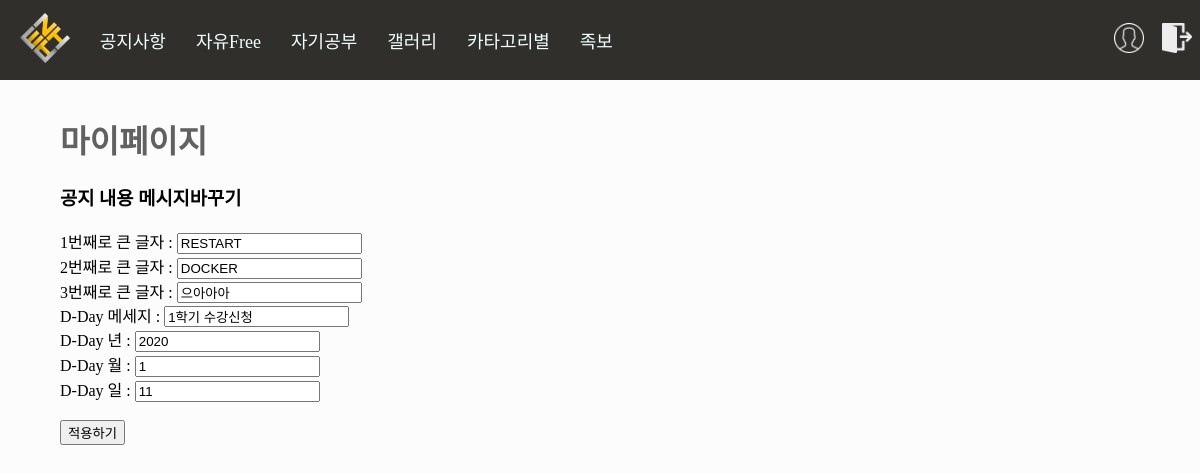
/account/main_message/ (signed in), run on an earlier commit of the app's database.
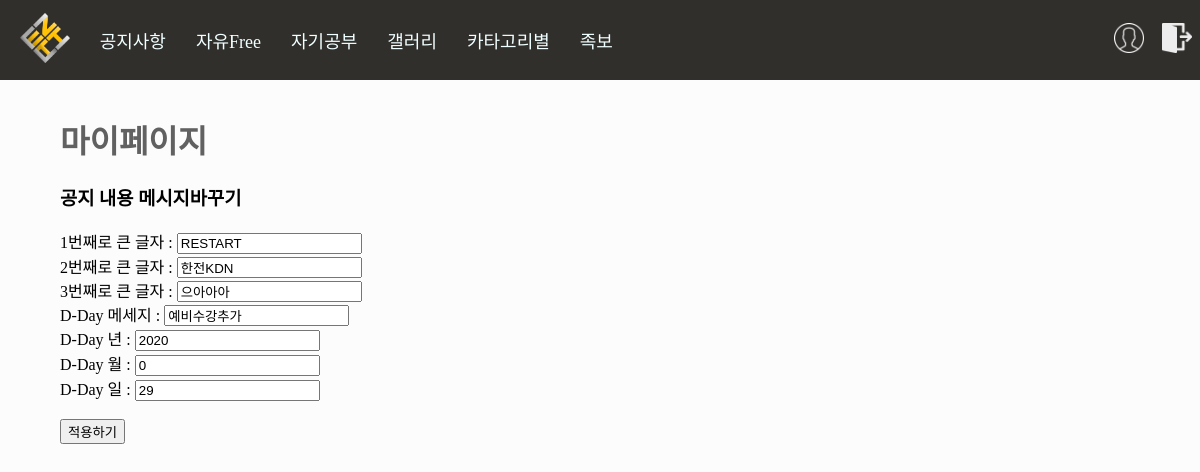
And on a later commit of the database.
### account/models.py (models this page shows, shortened)
class Main_Message(models.Model): #메인페이지에 있는 영어들 관리자가 직접 수정할 수 있도록 만들기 위해서 만든 것!
    big_message = models.TextField(max_length=30)
    middle_message = models.TextField(max_length=30)
    low_message = models.TextField(max_length=30)
    d_day_message = models.TextField(max_length=30)
    d_day_year = models.CharField(max_length=30)
    d_day_month = models.CharField(max_length=30)
    d_day_day = models.CharField(max_length=30)

### account/views.py (the view, shortened to what this page needs)
# urls.py: path('main_message/', views.main_message, name='main_message'),
@login_required(login_url='/account/login/')
def main_message(request):
    profile = Profile.objects.get(user__username=request.user)
    if profile.UserType == "99" or profile.UserType == "98":
        Main_Message_Show = Main_Message.objects.get(id=1)
        content={
            "big_message":Main_Message_Show.big_message,
            "middle_message":Main_Message_Show.middle_message,
            "low_message":Main_Message_Show.low_message,
            "d_day_message":Main_Message_Show.d_day_message,
            "d_day_year":Main_Message_Show.d_day_year,
            "d_day_month":Main_Message_Show.d_day_month,
            "d_day_day":Main_Message_Show.d_day_day
        }
        return render(request, "main_message.html", content)
    else:
        return redirect("/account/mypage/")

### account/templates/main_message.html (shortened to what this page needs)
{%extends 'base.html'%}
{%block contents%}
<div style="margin:3% 5%; height:55%;">
    <h1><a href="../mypage/">마이페이지</a></h1>
    <h3>공지 내용 메시지바꾸기</h3>
<form method="POST" action="{%url 'main_message'%}">
    1번째로 큰 글자 : <input type="text" name="big_message" value="{{big_message}}" required/><br>
    2번째로 큰 글자 : <input type="text" name="middle_message" value="{{middle_message}}" required/><br>
    3번째로 큰 글자 : <input type="text" name="low_message" value="{{low_message}}" required/><br>
    D-Day 메세지 : <input type="text" name="d_day_message" value="{{d_day_message}}" required/><br>
    D-Day 년 : <input type="text" name="d_day_year" value="{{d_day_year}}" required/><br>
    D-Day 월 : <input type="text" name="d_day_month" value="{{d_day_month}}" required/><br>
    D-Day 일 : <input type="text" name="d_day_day" value="{{d_day_day}}" required/><br><br>
    <input type="submit" value="적용하기">
</form>
</div>
{%endblock%}

What changed in the data, as far as the page shows it:
changed Main_Message "RESTART": middle_message "DOCKER" → "한전KDN"; d_day_message "1학기 수강신청" → "예비수강추가"; d_day_day "11" → "29"
Also different on the page:
form field d_day_month: "1" → "0"
